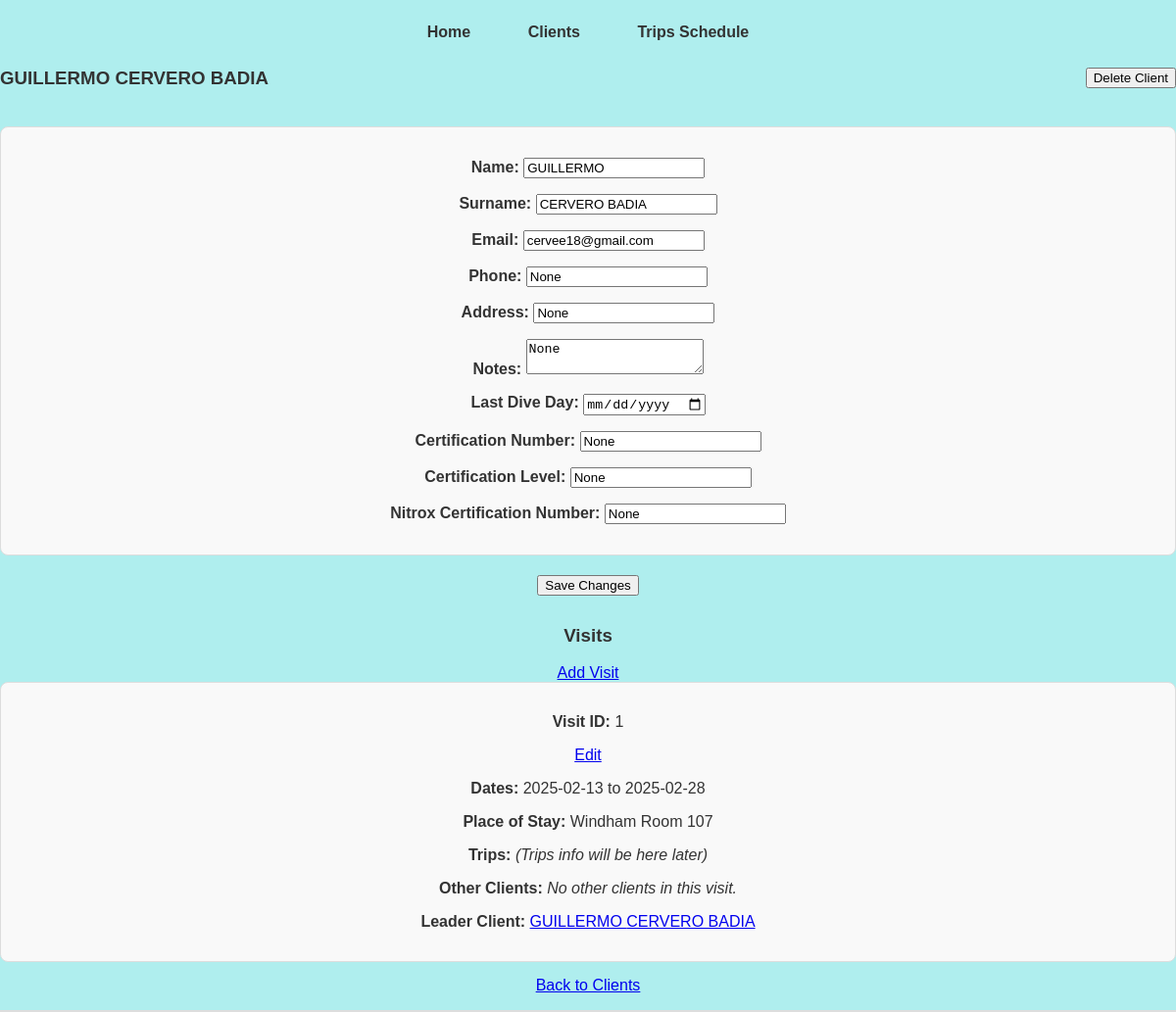
Page /client_details/1 on the committed database.
### models.py (models this page shows, shortened)
class Client(db.Model):
    id = db.Column(db.Integer, primary_key=True)
    name = db.Column(db.String(100), nullable=False)
    surname = db.Column(db.String(100), nullable=False)
    email = db.Column(db.String(120))
    phone = db.Column(db.String(20))
    address = db.Column(db.String(200))
    notes = db.Column(db.Text)
    last_dive_day = db.Column(db.Date)
    certification_number = db.Column(db.String(50))
    certification_level = db.Column(db.String(50))
    nitrox_certification_number = db.Column(db.String(50))
    visits = db.relationship('Visit', secondary=client_visits_association)
    trips = db.relationship('Trip', secondary=clients_trips_association, back_populates='clients')

class Visit(db.Model):
    id = db.Column(db.Integer, primary_key=True)
    start_date = db.Column(db.Date)
    end_date = db.Column(db.Date)
    place_of_stay = db.Column(db.String(100))
    leader_client_id = db.Column(db.Integer)
    clients = db.relationship('Client',
                            secondary=client_visits_association,
                            back_populates='visits')

### OFR2.py (the view)
@app.route("/client_details/<int:client_id>")
def client_details(client_id):
    client = Client.query.get_or_404(client_id)
    related_visits = client.visits # Access visits through client.visits relationship
    visits_data = []
    if related_visits:
        for visit in related_visits:
            leader_client = Client.query.get(visit.leader_client_id) # Leader Client still fetched using leader_client_id
            other_clients = visit.clients # Access all clients using visit.clients relationship
            visits_data.append({
                'visit': visit,
                'leader_client': leader_client,
                'other_clients': other_clients, # Now 'other_clients' will correctly include all clients from the relationship
        })
    return render_template('client_details.html', client=client, visits_data=visits_data) # Pass visits to template

### templates/client_details.html (shortened to what this page needs)
{% extends 'base.html' %}
{% block content %}
    <section class="client-details">
        <div class="client-details-header">
            <h3>{{ client.name }} {{ client.surname }}</h3>
            <form method="POST" action="{{ url_for('delete_client', client_id=client.id) }}" class="delete-form">
                <button type="submit" onclick="return confirm('Are you sure you want to delete this client?')">Delete Client</button>
            </form>
        </div>
        <form method="POST" action="{{ url_for('edit_client', client_id=client.id) }}">
            <div class="client-info">
                <p><strong>Name:</strong> <input type="text" name="name" value="{{ client.name }}" required></p>
                <p><strong>Surname:</strong> <input type="text" name="surname" value="{{ client.surname }}" required></p>
                <p><strong>Email:</strong> <input type="email" name="email" value="{{ client.email }}"></p>
                <p><strong>Phone:</strong> <input type="text" name="phone" value="{{ client.phone }}"></p>
                <p><strong>Address:</strong> <input type="text" name="address" value="{{ client.address }}"></p>
                <p><strong>Notes:</strong> <textarea name="notes">{{ client.notes }}</textarea></p>
                <p><strong>Last Dive Day:</strong> <input type="date" name="last_dive_day" value="{{ client.last_dive_day.strftime('%Y-%m-%d') if client.last_dive_day else '' }}"></p>
                <p><strong>Certification Number:</strong> <input type="text" name="certification_number" value="{{ client.certification_number }}"></p>
                <p><strong>Certification Level:</strong> <input type="text" name="certification_level" value="{{ client.certification_level }}"></p>
                <p><strong>Nitrox Certification Number:</strong> <input type="text" name="nitrox_certification_number" value="{{ client.nitrox_certification_number }}"></p>
            </div>
            <button type="submit">Save Changes</button>
        </form>
        <section class="client-visits">  <h3>Visits</h3>
            <a href="{{ url_for('edit_visit', client_id=client.id) }}" class="add-visit-button">Add Visit</a>
            {% if visits_data %}
                {% for visit_item in visits_data %}
                    {% set visit = visit_item.visit %}
                    {% set leader = visit_item.leader_client %}
                    {% set other_clients = visit_item.other_clients %}
                    <div class="visit-block">
                        <div class="visit-block-header">  <p><strong>Visit ID:</strong> {{ visit.id }}</p>
                            <a href="{{ url_for('edit_visit', visit_id=visit.id, client_id=client.id) }}" class="edit-visit-button">Edit</a>
                        </div>
                        <p><strong>Dates:</strong> {{ visit.start_date }} to {{ visit.end_date }}</p>
                        <p><strong>Place of Stay:</strong> {{ visit.place_of_stay }}</p>
                        <p><strong>Trips:</strong> <em>(Trips info will be here later)</em></p> <p><strong>Other Clients:</strong>
                            {% if visit.client_ids %}
                                <ul>
                                {% for other_client in other_clients %}
                                    <li><a href="{{ url_for('client_details', client_id=other_client.id) }}">{{ other_client.name }} {{ other_client.surname }}</a></li>
                                {% endfor %}
                                </ul>
                            {% else %}
                                <em>No other clients in this visit.</em>
                            {% endif %}
                        </p>
                        <p><strong>Leader Client:</strong> {% if leader %}
                                <a href="{{ url_for('client_details', client_id=leader.id) }}">{{ leader.name }} {{ leader.surname }}</a>
                            {% else %}
                                <em>Unknown Leader Client</em>
                            {% endif %}
                        </p>
                    </div>
                {% endfor %}
            {% else %}
                <p>No visits associated with this client.</p>
            {% endif %}
        </section>
        <a href="{{ url_for('clients') }}">Back to Clients</a>
    </section>
{% endblock %}

### templates/base.html (shortened to what this page needs)
<!DOCTYPE html>
<html lang="en">
<head>
    <link rel="stylesheet" href="{{ url_for('static', filename='style.css') }}">
</head>
<body>
    <header>
    <nav>
        <ul>
            <li><a href="{{ url_for('home') }}">Home</a></li>
            <li><a href="{{ url_for('clients') }}">Clients</a></li>
            <li><a href="{{ url_for('trips') }}">Trips Schedule</a></li>
        </ul>
    </nav>
    <div class="container">
        {% block content %}{% endblock %}
    </div>
</body>
</html>

### static/style.css (style rules this page uses)
:root { --light-turquoise: #AFEEEE; --almost-white: #F8F8FF; --border-color: #ddd; --text-color: #333; --danger-color: #d9534f; --danger-hover: #c93a35; --link-color: #007bff; --shadow-light: 0 2px 4px rgba(0,0,0,0.1); --border-radius: 8px; --padding-standard: 20px; }
body { font-family: sans-serif; margin: 0; padding: 0; background-color: var(--almost-white); color: var(--text-color); }
header { background-color: var(--light-turquoise); color: var(--text-color); padding: 1em 0; text-align: center; border-bottom: 2px solid var(--border-color); }
header nav { padding: 0.5em 0; }
header nav ul { list-style: none; padding: 0; margin: 0; text-align: center; }
header nav ul li { display: inline; margin: 0 15px; }
header nav ul li a { text-decoration: none; color: var(--text-color); font-weight: bold; padding: 8px 12px; border-radius: 4px; }
.client-details .client-info { margin-bottom: var(--padding-standard); padding: 15px; border: 1px solid var(--border-color); border-radius: var(--border-radius); background-color: #f9f9f9; }
.client-details-header { display: flex; justify-content: space-between; align-items: center; margin-bottom: var(--padding-standard); }
.client-visits { margin-top: 30px; }
.visit-block { border: 1px solid var(--border-color); padding: 15px; border-radius: var(--border-radius); margin-bottom: 15px; background-color: #f9f9f9; }

### rows in the picture
Client: name "GUILLERMO", surname "CERVERO BADIA", email "cervee18@gmail.com", phone "None", address "None", notes "None", certification_number "None", certification_level "None", nitrox_certification_number "None", name "GUILLERMO", surname "CERVERO BADIA"
Visit: id "1", start_date "2025-02-13", end_date "2025-02-28", place_of_stay "Windham Room 107"
